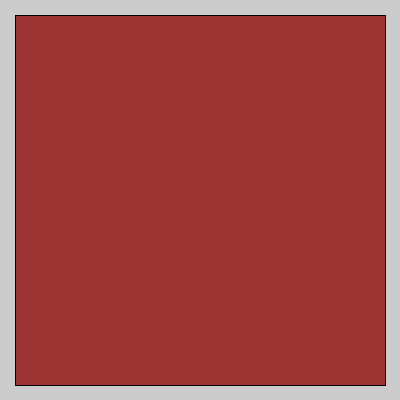
Frame 1 (no input)
Frame 60 (the mouse pressed at the canvas centre just before this capture): identical to frame 1, image omitted
Frame 120 (the mouse held since frame 60 and released just before this capture): identical to frame 1, image omitted

The Processing sketch that drew this single still picture (run headless with seeded random() and noise(); from frame 60 on, the mouse is pressed at the canvas centre):

// Processing sketch: juego
// ── juego.pde
private Dado[] dado;
private Tablero tablero;
private int arrayNum;
private int contador;
void setup(){
  size(400,400);
  arrayNum=4;
  contador =0;
  dado=new Dado[arrayNum];
  tablero=new Tablero(new PVector(width/2,height/2));
}
public void draw(){
    tablero.display();
  for(int i=0; i<contador; i++){
    tablero.display();
    tablero.setDado(dado[i]);
    dado[i].display();
    tablero.mostrarNumero();
  }

}
void keyReleased(){
  if(key=='q'){
    if(contador<arrayNum){
      println("----la lista comenzo----a");
      dado[contador]=new Dado(new PVector(width/2,height/2));
      dado[contador].setNumero(int(random(1,7)));
      contador++;
      for(int i=0; i<contador; i++){
        println(" Salio el numero "+dado[i].getNumero());
    }
      println("----la lista finalizó----");
    }else{
      println("la lista esta llena");
    }
  }
  if(key=='e'){
  for(int i=0; i<contador; i++){
    dado[i].setNumero(0);
  }
  contador=0;
  println("se vacio la lista ");
  }
  
}

// ── Dado.pde
public class Dado extends GameObject{
  private int num;
  public Dado(PVector posicion){
    this.posicion=posicion;
  }
  public int getNumero(){
    return this.num;
  }
  
  public void setNumero(int num){
    this.num=num;
  }
   public void display(){
    fill(#FAF435);
    rectMode(CENTER);
    rect(this.posicion.x,this.posicion.y,150,150);   
    switch(num){
      case 1:
        fill(0);
        circle(this.posicion.x,this.posicion.y,30);
        stroke(0);
         break;
      case 2:
        for(int i=30; i<=60; i+=30){
          fill(0);
          circle(this.posicion.x+i-45,this.posicion.y+i-46,30);
        }
        stroke(0);
        break;
      case 3:
      for(int i=0; i<=60; i+=30){
        fill(0);
          circle(CENTER+this.posicion.x+i-30,CENTER+this.posicion.y+i-30,30);
        }
        stroke(0);
       break;
      case 4:
      for(int i=40; i<=80; i+=40){
        fill(0);
          circle(this.posicion.x+20,CENTER+this.posicion.y+i-62,30);
          circle(this.posicion.x-20,CENTER+this.posicion.y+i-62,30);  
        }
        stroke(0);
        break;
      case 5:
        for(int i=50; i<=100; i+=50){
          fill(0);
          circle(this.posicion.x+30,CENTER+this.posicion.y+i-77,30);
          circle(this.posicion.x-30,CENTER+this.posicion.y+i-77,30);  
        }
        circle(this.posicion.x,this.posicion.y,30);
        stroke(0);
       break;
      case 6:
        for(int i=40; i<=120; i+=40){
          fill(0);
          circle(this.posicion.x+20,CENTER+this.posicion.y+i-85,30);
          circle(this.posicion.x-20,CENTER+this.posicion.y+i-85,30);  
        }
        stroke(0);
       break;
    }
  }
}

// ── GameObject.pde
public abstract class GameObject{
  protected PVector posicion;
  
  public GameObject(){
  
  }
  
  public abstract void display();
}

// ── Tablero.pde
class Tablero extends GameObject{
  private Dado dado1;
    Tablero(){
  }
  public Tablero(PVector posicion){
    this.posicion=posicion;
  }
  void setDado(Dado dado){
    this.dado1=dado;
  }
  
  void display(){
    fill(#9D3333);
    rectMode(CENTER);
    rect(posicion.x,posicion.y,width-30,height-30);
  }
   public void mostrarNumero(){
    switch(dado1.getNumero()){
      case 1:
        textSize(30);
        fill(0);
        text("UNO",this.posicion.x*2-100,50);
        break;
      case 2:        
        stroke(0);
        textSize(30);
        fill(0);
        text("DOS",this.posicion.x*2-100,50);
        break;
      case 3:     
        stroke(0);
        textSize(30);
        fill(0);
        text("TRES",this.posicion.x*2-100,50);
        break;
      case 4:
      
        stroke(0);
        textSize(30);
        fill(0);
        text("CUATRO",this.posicion.x*2-120,50);
        break;
      case 5:
        stroke(0);
        textSize(30);
        fill(0);
        text("CINCO",this.posicion.x*2-100,50);
        break;
      case 6:        
        stroke(0);
        textSize(30);
        fill(0);
        text("SEIS",this.posicion.x*2-100,50);
        break;
      }
    }
}
